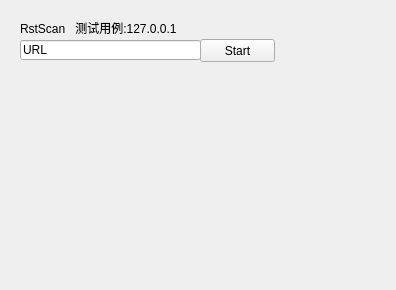
<?xml version="1.0" encoding="UTF-8"?>
<ui version="4.0">
 <class>Rst_Scan</class>
 <widget class="QWidget" name="Rst_Scan">
  <property name="geometry">
   <rect>
    <x>0</x>
    <y>0</y>
    <width>396</width>
    <height>290</height>
   </rect>
  </property>
  <property name="windowTitle">
   <string>Form</string>
  </property>
  <widget class="QPushButton" name="pushButton">
   <property name="geometry">
    <rect>
     <x>200</x>
     <y>39</y>
     <width>75</width>
     <height>23</height>
    </rect>
   </property>
   <property name="text">
    <string>Start</string>
   </property>
  </widget>
  <widget class="QLineEdit" name="lineEdit">
   <property name="geometry">
    <rect>
     <x>20</x>
     <y>40</y>
     <width>181</width>
     <height>20</height>
    </rect>
   </property>
   <property name="text">
    <string>URL</string>
   </property>
  </widget>
  <widget class="QLabel" name="label">
   <property name="geometry">
    <rect>
     <x>20</x>
     <y>20</y>
     <width>301</width>
     <height>16</height>
    </rect>
   </property>
   <property name="text">
    <string>RstScan   测试用例:127.0.0.1</string>
   </property>
  </widget>
 </widget>
 <resources/>
 <connections/>
</ui>
